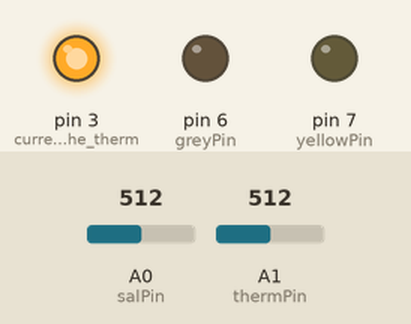
This sketch was run on a simulated Arduino Uno, built with avr-gcc and run on an emulated ATmega328P. Shown: output pins drawn as LEDs (lit = HIGH). The inputs (shaded band) are chosen by the test bench; at power-on: A0 (salPin) = 512, A1 (thermPin) = 512. Pins used as bus, display or sensor lines are not drawn; what the sketch prints to the serial monitor is not drawn.

Above: at 2.7 s.
2.8 s: A0 (salPin) set to 557
At 5.09 s:
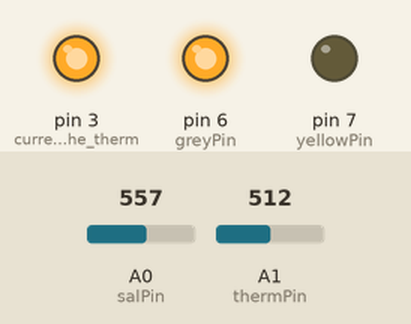
5.8 s: A0 (salPin) set to 573
8.8 s: A0 (salPin) set to 716
At 10.5 s:
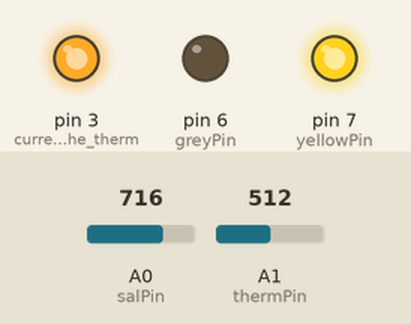
11.6 s: A1 (thermPin) set to 490
Timing chart, 0 to 17.0 s (numbered marks = the images above; inputs shaded):
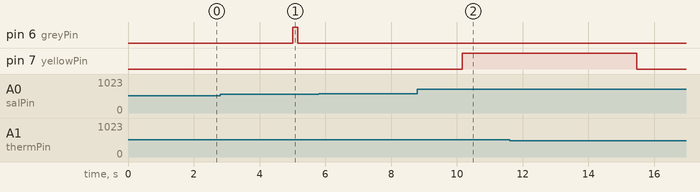

The sketch:

Fishtank.ino
```cpp
/*
 * Code created for ENGR121 Fishtank Project
 * M. Steven Towns
 * Dominic Lallande
*/

/*float toAR(float a)//converts a given percent salinity value to an analogRead() value
{
	return 1277.6 * pow(a, 0.1165);
}
*/

float toAR(float a)//converts a given decimal salinity value to an analogRead() value
{
	return 3870.5105845651 * pow(a, 0.274848);
}

/*
float toSal(float a)//converts a given analogRead() value to the salinity expressed as a percent
{
	return pow(a / 1277.6 , 1.0 / .1165);
}
*/

float toSal(float a)//converts a given analogRead() value to the salinity expressed as a decimal
{
	return pow(a / 3870.5105845651 , 1.0 / .274848);
}


float tempToAR(float a)
{
	return 9.6595552893*a+249.1764222526;
}

float toTemp(float a)
{
	return (a-249.1764222526)/9.6595552893;
}


//variables that will be reused throughout the code
float c1 = 0.0; 				//analogRead() salinity value before correction
float c2 = 0.0; 				//target analogRead() salinity value after correction
float openTime= 0.0;
float openLast = 0.0;			//epoc time for when valve last opened; unsigned bc millis() returns unsigned
float deadTime = 5000.0; 		//ms that must pass before correcting again (5 seconds); unsigned bc millis() returns unsigned
float heatLast=0.0;
//float frGrey= 7.8;		//Flow Rate of valve w/ grey wire (g/s)
//float frYell= 7.5;		//Flow Rate of valve w/ yellow wire (g/s)
float frGrey = 0.468; 		//Flow Rate of valve w/ grey wire (salty) (L/min)
float frYell = 0.450; 		//Flow Rate of valve w/ Yellow wire (DI) (L/min)
float gain = 0.85;			//what part of correction we are attempting
float OF = 0.15; 			//portion of overflow from control tanks
float setPoint = 0.1;	//set point expressed as %
float decSetPoint = setPoint/100.0; //set point expressed as decimal
float arSetPoint = toAR(decSetPoint); //set point converted to an analogRead() value
float stdDev = 0.8276;	//analogRead() value for std deviation calculated in excel
float UCL = arSetPoint + 3.0 * stdDev+5;	// AR() value for UCL
float LCL = arSetPoint - 3.0 * stdDev-5;	// AR() value for LCL
float mass = 74.1;   //mass of tank given in grams

float heatSetPoint=25.0;
float ARHeatSetPoint=tempToAR(heatSetPoint);
float heatStdDev=0.9986833437;
float heatUCL=ARHeatSetPoint+3.0*heatStdDev;
float heatLCL=ARHeatSetPoint-3.0*heatStdDev;

float correction=0;

//varius pins used throughout the code.
int salPin = 0;
int greyPin = 6; //grey wire, Salty Tank
int yellowPin = 7; //relay on yellow line, DI tank
int heaterPin=4;
int thermPin=1;

void setup()//setup of varius components that will not change in execution
{
	delay(1500);// initial delay to allow everything to be ready before operation begins
	//the next lines set up the varius pins used
	pinMode(2, OUTPUT); //pin to energize for salinity testing
	pinMode(3, OUTPUT);     //current through the thermistor to detect changes in temperature
	digitalWrite(3, HIGH);  //set constantly high because there is no need to turn it off with the power the system is provided

	pinMode(1, OUTPUT);  //Pin for serial Monitor
	pinMode(greyPin, OUTPUT);//pin to control transistor to salty tank
	pinMode(yellowPin, OUTPUT);//pin to control pin to DI tank

	Serial.begin(9600);//the remainder of setup is dealing with the static portions of the LCD
	Serial.write(12);
	Serial.write(22);
	Serial.write(132);
	Serial.write("LCL");
	Serial.write(139);
	Serial.write("SP");
	Serial.write(144);
	Serial.write("UCL");
	Serial.write(148);
	Serial.write("S: ");
	Serial.print(toSal(LCL)*100, 3);
	Serial.write(157);
	Serial.print(setPoint, 3);
	Serial.write(163);
	Serial.print(toSal(UCL)*100, 3);
	Serial.write(168);
	Serial.write("T:  ");
	Serial.write(172);
	Serial.print(toTemp(heatLCL),1);
	Serial.write("  ");
	Serial.write(178);
	Serial.print(heatSetPoint);
	Serial.write("   ");
	Serial.write(184);
	Serial.print(toTemp(heatUCL));
	Serial.write(188);
	Serial.write("S=");
	Serial.write(196);
	Serial.write("T=");
	Serial.write(203);
	Serial.write("H=");
}

void loop()//Repeating loop to manage fishtank opperation
{
	digitalWrite(2, HIGH);
	c1 = toSal((float)analogRead(salPin)); //current salinity expressed as decimal
	digitalWrite(2, LOW);

	Serial.write(190);
	Serial.print(c1 * 100.0, 3);
	Serial.write(198);
	Serial.print(toTemp(analogRead(thermPin)), 1);

	if ((float)millis() - deadTime - openTime > openLast) //if enough time has passed start testing salinity (float to allow for correct mathmatic opperations with time)
	{
		if (c1 > toSal(UCL)) //if too salty, add di
		{
			c2 = c1 - (c1 - decSetPoint) * gain;	//target=curret-difference*.7
			correction = (mass * (c1 - c2)) / (c1 * (1.0 - OF));		//correction in grams
			openTime = 60.0 * correction / frYell; //time needed to open DI valve
			openLast = ((float)millis());					//set openLast to the current time (float to allow for correct mathmatic opperations with time)

			digitalWrite(yellowPin, HIGH);
			digitalWrite(greyPin, LOW);
			//Serial.write("Deadband on");
		}
		else if (c1 < toSal(LCL)) //if not salty, add salt
		{
			c2 = c1 + (decSetPoint - c1) * gain;	//target=curret+difference*.7
			correction = (mass * (c2 - c1)) / ((1.0 - OF) * (0.01 - c1));	//correction in grams
			openTime = 60.0 * correction / frGrey;	//time needed to open Salty Valve in ms
			openLast = ((float)millis());					//set openLast to the current time (float to allow for correct mathmatic opperations with time)
			digitalWrite(greyPin, HIGH);
			digitalWrite(yellowPin, LOW);
			//Serial.write("Deadband on");
		}
		else //if just right, turn solenoids off (backup, shouldn't ever execute)
		{
			digitalWrite(yellowPin, LOW);
			digitalWrite(greyPin, LOW);
		}
	}
	else if ((float)millis() - openLast > openTime) //if from now to openLast is longer than openTime, turn valves off (float to allow for correct mathmatic opperations with time)
	{
		digitalWrite(yellowPin, LOW);
		digitalWrite(greyPin, LOW);
		//Serial.write("Deadband off");
	}
	if((float)analogRead(thermPin)<=heatLCL) //if the tank has cooled beyond the lower bound, begin heating
	{
		Serial.write(205);
		Serial.write("on ");
		digitalWrite(heaterPin, HIGH);
	}
	else if((float)analogRead(thermPin)>ARHeatSetPoint)//If the tank has reached the setpoint, stop heating (this prevents it from overheating and from bouncing arround on the lower bound)
	{
		Serial.write(205);
		Serial.write("off");
		digitalWrite(heaterPin, LOW);
	}
	//delay(100);//delay to allow for a readable LCD and to prevent transistor/relay overloading.
}
```

Measured:
- after the input at 5.8 s, every drawn part: stays the same
- after the input at 8.8 s, pin 7 (yellowPin): LOW → HIGH after 1.4 s
